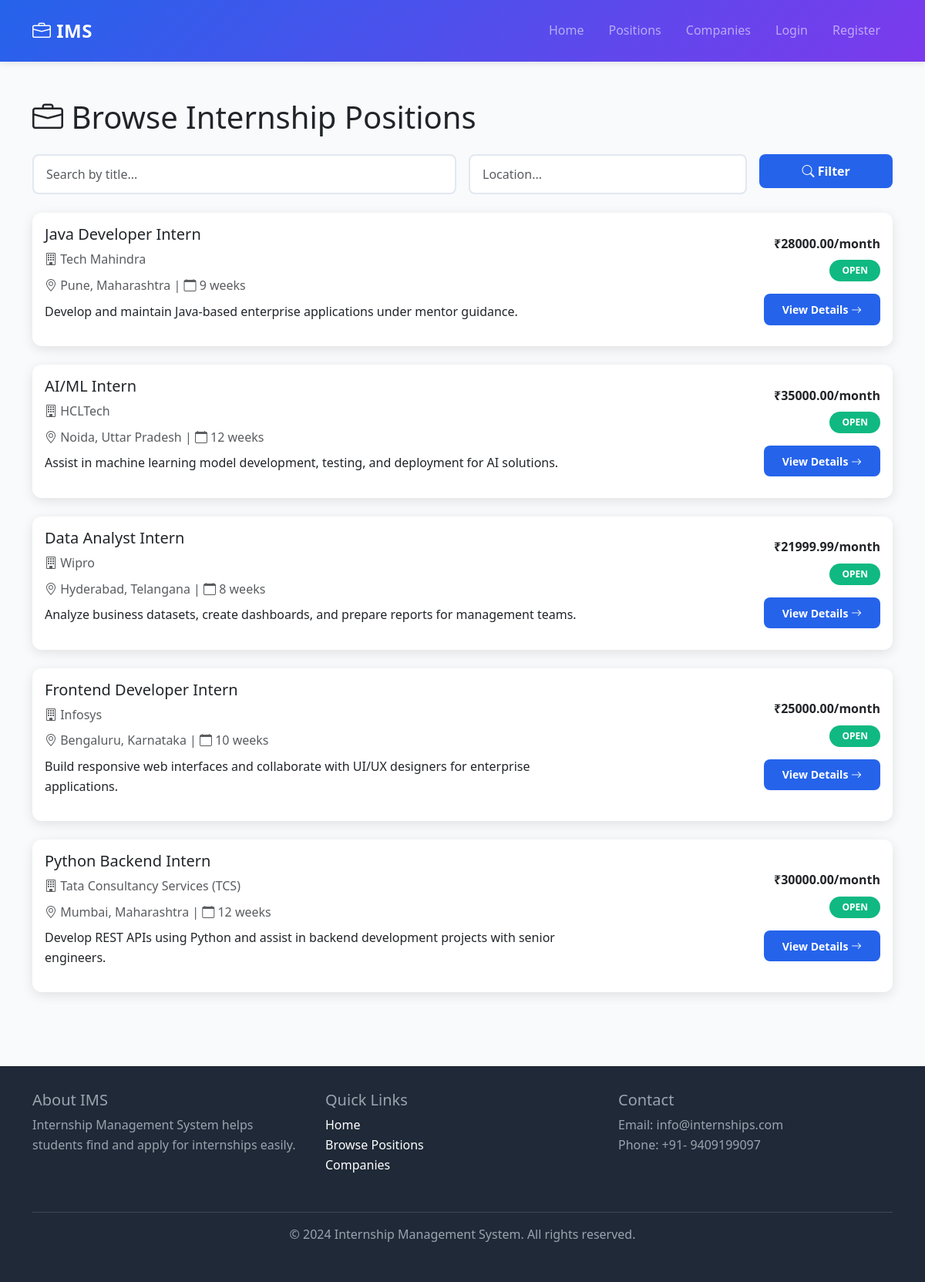
/positions/, run on the app's committed database.
### internships/models.py (models this page shows, shortened)
class InternshipPosition(models.Model):
    title = models.CharField( max_length=200 )
    company = models.ForeignKey(
        Company,
        on_delete=models.CASCADE,
        related_name='positions'
    )
    description =  models.TextField()
    requirement = models.TextField()
    duration_weeks = models.IntegerField()
    stipend = models.DecimalField(
        max_digits=10,
        decimal_places=2,
        null=True,
        blank=True
    )
    location = models.CharField( max_length=200 )
    STATUS_CODE = [
        ('open', 'OPEN'),
        ('closed', 'CLOSED'),
        ('filled', 'FILLED'),
    ]
    status = models.CharField(
        max_length=15,
        choices=STATUS_CODE,
        default='open'
    )
    start_date = models.DateField()
    end_date = models.DateField()
    posted_on = models.DateTimeField(auto_now_add=True)
    update_on = models.DateTimeField(auto_now=True)
    class Meta:
        ordering = ['-posted_on']

class Company(models.Model):
    name =  models.CharField( max_length=200, unique=True )
    email = models.EmailField()
    website = models.URLField( null=True, blank=True )
    location = models.CharField( max_length=200 )
    description =  models.TextField()
    created_at = models.DateTimeField(auto_now_add=True)
    class Meta:
        verbose_name_plural = "Companies"

### internships/views.py (the view)
# urls.py: path('positions/', views.browse_positions, name='positions'),
def browse_positions(request):
    positions = InternshipPosition.objects.filter(status='open')
    search = request.GET.get('search', '')
    location = request.GET.get('location', '')
    if search:
        positions = positions.filter(
            Q(title__icontains= search) | Q(description__icontains= search )
        )
    if location:
        positions = positions.filter( location__icontains= location)
    return render(request, 'internship/positions.html', {
        "positions": positions,
        "search": search,
        "location": location
    })

### templates/internship/positions.html (shortened to what this page needs)
{% extends 'base.html' %}
{% block content %}
<div class="container py-5">
    <h1 class="mb-4">
        <i class="bi bi-briefcase"></i> Browse Internship Positions
    </h1>
    <div class="row mb-4">
        <div class="col-md-12">
            <form method="GET" class="row g-3">
                <div class="col-md-6">
                    <input type="text" name="search" class="form-control"
                           placeholder="Search by title..." value="{{ search }}">
                </div>
                <div class="col-md-4">
                    <input type="text" name="location" class="form-control"
                           placeholder="Location..." value="{{ location }}">
                </div>
                <div class="col-md-2">
                    <button type="submit" class="btn btn-primary w-100">
                        <i class="bi bi-search"></i> Filter
                    </button>
                </div>
            </form>
        </div>
    </div>
    <div class="row g-4">
        {% for position in positions %}
        <div class="col-md-12">
            <div class="card">
                <div class="card-body">
                    <div class="row align-items-center">
                        <div class="col-md-8">
                            <h5 class="card-title">{{ position.title }}</h5>
                            <p class="text-muted mb-2">
                                <i class="bi bi-building"></i> {{ position.company.name }}
                            </p>
                            <p class="text-muted mb-2">
                                <i class="bi bi-geo-alt"></i> {{ position.location }} |
                                <i class="bi bi-calendar"></i> {{ position.duration_weeks }} weeks
                            </p>
                            <p>{{ position.description|truncatewords:30 }}</p>
                        </div>
                        <div class="col-md-4 text-end">
                            <p class="mb-2">
                                {% if position.stipend %}
                                    <strong>₹{{ position.stipend }}/month</strong>
                                {% else %}
                                    <strong>Unpaid</strong>
                                {% endif %}
                            </p>
                            <p class="mb-3">
                                <span class="badge badge-{{ position.status }}">
                                    {{ position.get_status_display }}
                                </span>
                            </p>
                            <a href="{% url 'position_detail' position.pk %}" class="btn btn-primary btn-sm">
                                View Details <i class="bi bi-arrow-right"></i>
                            </a>
                        </div>
                    </div>
                </div>
            </div>
        </div>
        {% empty %}
        <div class="col-md-12">
            <div class="alert alert-info text-center" role="alert">
                <i class="bi bi-info-circle"></i> No internship positions found matching your criteria.
            </div>
        </div>
        {% endfor %}
    </div>
</div>
{% endblock %}

### static/css/style.css (style rules this page uses)
:root { --primary-color: #2563eb; --secondary-color: #7c3aed; --success-color: #10b981; --danger-color: #ef4444; }
* { margin: 0; padding: 0; box-sizing: border-box; }
body { font-family: 'Segoe UI', Tahoma, Geneva, Verdana, sans-serif; background-color: #f8fafc; line-height: 1.6; }
.card { border: none; border-radius: 12px; box-shadow: 0 4px 15px rgba(0, 0, 0, 0.1); transition: transform 0.3s ease, box-shadow 0.3s ease; overflow: hidden; }
.btn { padding: 0.6rem 1.5rem; border-radius: 8px; font-weight: 600; transition: all 0.3s ease; border: none; }
.btn-primary { background: var(--primary-color); }
.form-control, .form-select { border-radius: 8px; border: 2px solid #e2e8f0; padding: 0.75rem 1rem; transition: border-color 0.3s ease; }
.badge { padding: 0.5rem 1rem; border-radius: 20px; font-weight: 600; }
.badge-open { background-color: #10b981; color: white; }

### data on the page
InternshipPosition: title "Java Developer Intern", company.name "Tech Mahindra", location "Pune, Maharashtra", duration_weeks "9", description "Develop and maintain Java-based enterprise applications under mentor guidance.", stipend "28000.00", status "OPEN"
InternshipPosition: title "AI/ML Intern", company.name "HCLTech", location "Noida, Uttar Pradesh", duration_weeks "12", description "Assist in machine learning model development, testing, and deployment for AI solutions.", stipend "35000.00", status "OPEN"
InternshipPosition: title "Data Analyst Intern", company.name "Wipro", location "Hyderabad, Telangana", duration_weeks "8", description "Analyze business datasets, create dashboards, and prepare reports for management teams.", stipend "21999.99", status "OPEN"
InternshipPosition: title "Frontend Developer Intern", company.name "Infosys", location "Bengaluru, Karnataka", duration_weeks "10", description "Build responsive web interfaces and collaborate with UI/UX designers for enterprise applications.", stipend "25000.00", status "OPEN"
InternshipPosition: title "Python Backend Intern", company.name "Tata Consultancy Services (TCS)", location "Mumbai, Maharashtra", duration_weeks "12", description "Develop REST APIs using Python and assist in backend development projects with senior engineers.", stipend "30000.00", status "OPEN"
